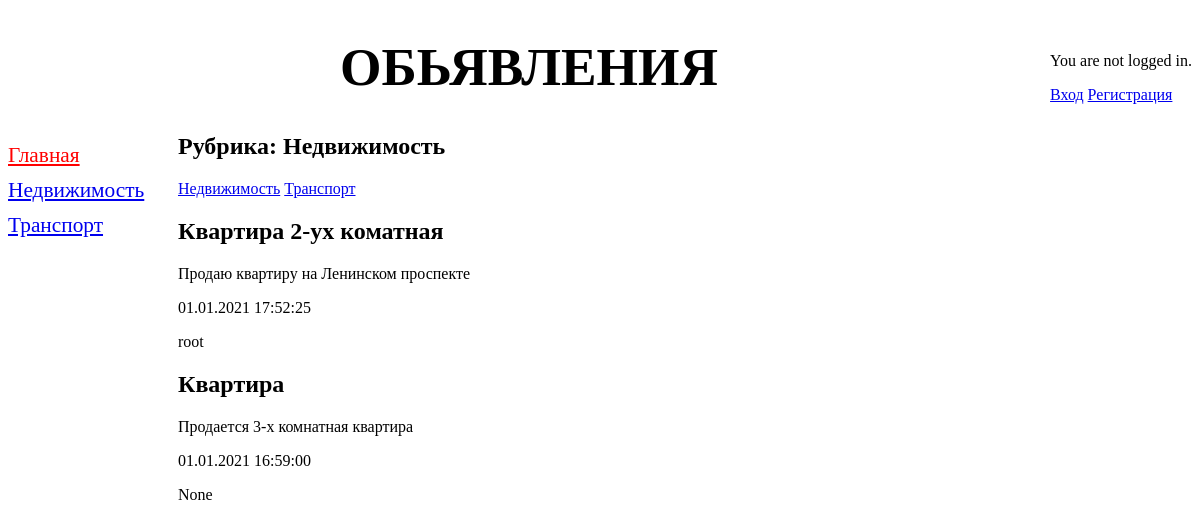
/bboard/1/, run on an earlier commit of the app's database.
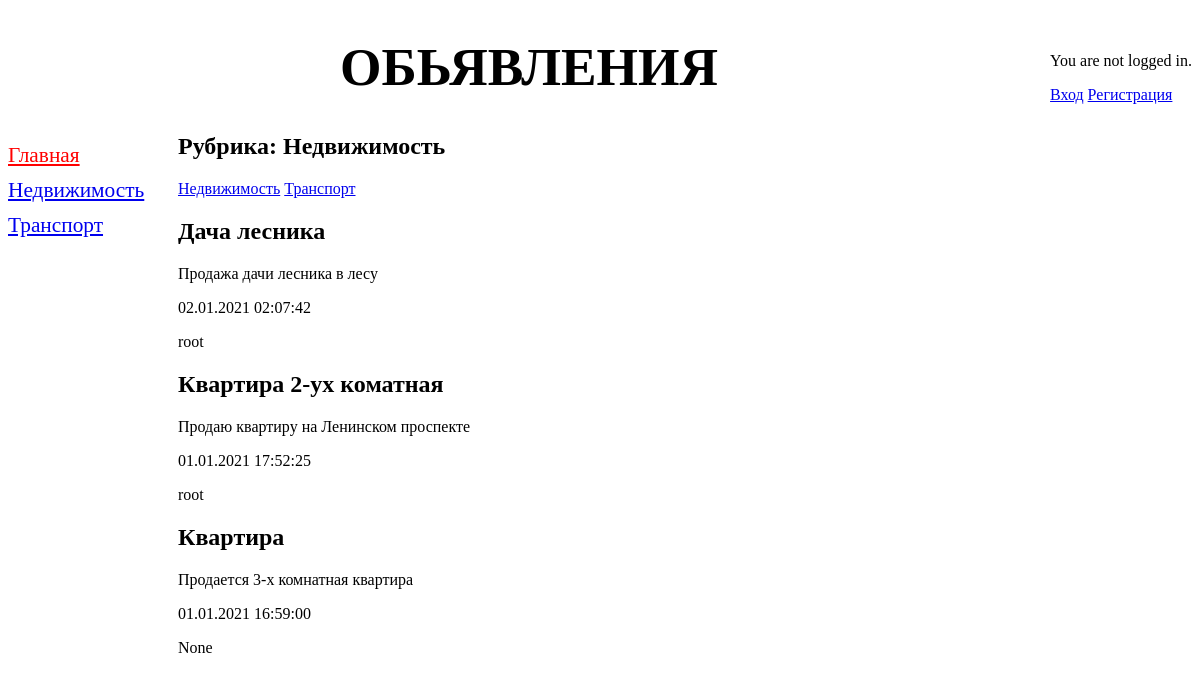
And on a later commit of the database.
### bboard/models.py (models this page shows, shortened)
class Rubric(models.Model):
    name = models.CharField(max_length=20, db_index=True, verbose_name="Название")
    class Meta:
        verbose_name = "Рубрика"
        verbose_name_plural = "Рубрики"
        ordering = ['name']

class Bb(models.Model):
    title = models.CharField(max_length=50, verbose_name="Товар")
    content = models.TextField(null=True, blank=True, verbose_name="Описание")
    rubric = models.ForeignKey('Rubric', null=True, on_delete=models.PROTECT, verbose_name="Рубрика")
    price = models.FloatField(null=True, blank=True, verbose_name="Цена")
    published = models.DateTimeField(auto_now_add=True, db_index=True, verbose_name="Опубликовано")
    user = models.ForeignKey(User, on_delete=models.CASCADE, null=True, default=User, verbose_name="Пользователь")
    class Meta:
        verbose_name = "Обьявление"
        verbose_name_plural = "Обьявления"
        ordering = ['-published']

### bboard/views.py (the view)
# urls.py: path('<int:rubric_id>/', by_rubric, name='by_rubric'),
def by_rubric(request, rubric_id):
    bbs = Bb.objects.filter(rubric=rubric_id)
    rubrics = Rubric.objects.all()
    current_rubric = Rubric.objects.get(pk=rubric_id)
    context = {'bbs': bbs, 'rubrics': rubrics, 'current_rubric': current_rubric}
    return render(request, 'bboard/by_rubric.html', context)

### templates/bboard/by_rubric.html
{% extends 'base.html' %}
{% block content %}
    <h2>Рубрика: {{ current_rubric.name }}</h2>
    <div>
        {% for rubric in rubrics %}
            <a href="/bboard/{{ rubric.pk }}">{{ rubric.name }}</a>
        {% endfor %}
    </div>
    {% for bb in bbs %}
        <div>
            <h2>{{ bb.title }}</h2>
            <p>{{ bb.content }}</p>
            <p>{{ bb.published|date:"d.m.Y H:i:s" }}</p>
            <p>{{ bb.user }}</p>
        </div>
    {% endfor %}
{% endblock %}

### templates/base.html (shortened to what this page needs)
<!DOCTYPE html>
{% load static %}
<html lang="ru">
<head>
    <link href="{% static 'css/style.css' %}" rel="stylesheet">
</head>
<body>
<div style="float: right">
    {% if user.is_authenticated %}
        <p><a href="{% url 'logout' %}">Выход</a></p>
        <p><a href="/admin">Админка</a> </p>
    {% else %}
        <p>You are not logged in.</p>
        <a href="{% url 'login' %}">Вход</a>
        <a href="{% url 'signup' %}">Регистрация</a>
    {% endif %}
</div>
<header>
    <h1>Обьявления</h1>
    <nav>
        <a href="{%  url 'index' %}" style="color: red">Главная</a>
        {% for rubric in rubrics %}
            <a href="{% url 'by_rubric' rubric.pk %}">{{ rubric.name }}</a>
        {% endfor %}
    </nav>
<section>
            {% block content %}
            {% endblock %}
        </section>
</header>
</body>
</html>

What changed in the data, as far as the page shows it:
added Bb: title "Дача лесника", content "Продажа дачи лесника в лесу", published "02.01.2021 02:07:42", user "root"
